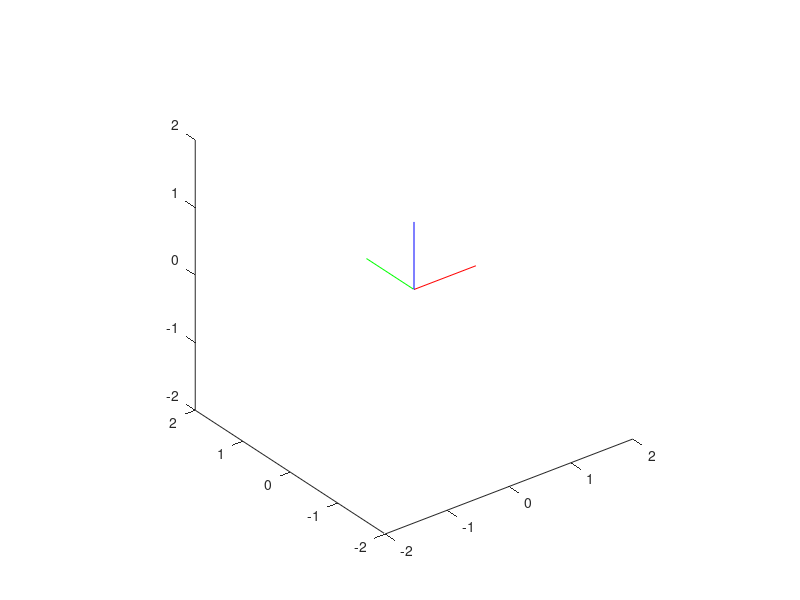

Reproduce this figure in MATLAB.
p0 = [0,0,0];
p1 = [1,0,0];
p2 = [0,1,0];
p3 = [0,0,1];
plot3([p0(1); p1(1)], [p0(2); p1(2)], [p0(3); p1(3)], 'r'); hold on;
plot3([p0(1); p2(1)], [p0(2); p2(2)], [p0(3); p2(3)], 'g'); hold on;
plot3([p0(1); p3(1)], [p0(2); p3(2)], [p0(3); p3(3)], 'b');
axis([-2 2 -2 2 -2 2]);
axis square;
